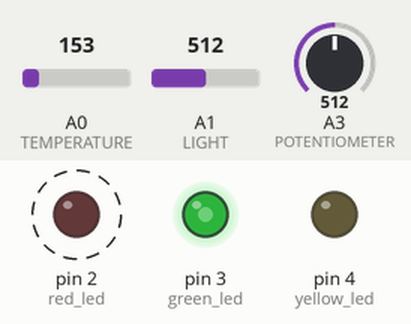
The sketch below on a simulated Arduino Uno, built with avr-gcc and run on an emulated ATmega328P. Parts: output pins drawn as LEDs (lit = HIGH). Dashed ring = blinking. The inputs (shaded band) are chosen by the test bench; at power-on: A0 (TEMPERATURE) = 153, A1 (LIGHT) = 512, A3 (POTENTIOMETER) = 512. What the sketch prints to the serial monitor is not drawn.

Above: at 0.1 s.
1.3 s: A0 (TEMPERATURE) set to 167
At 2.1 s:
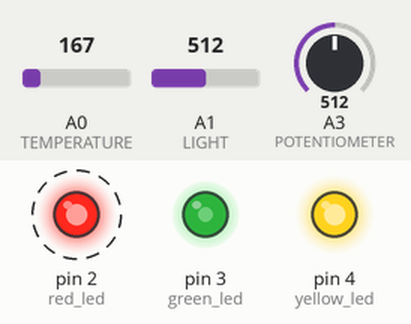
4.3 s: A1 (LIGHT) set to 306
At 5.4 s:
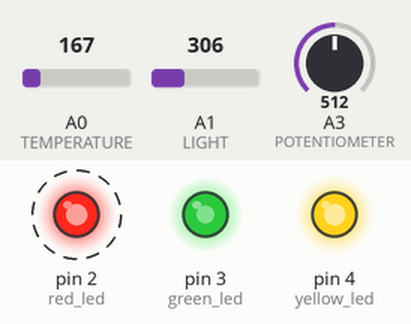
7.3 s: A0 (TEMPERATURE) set to 133
At 8.7 s:
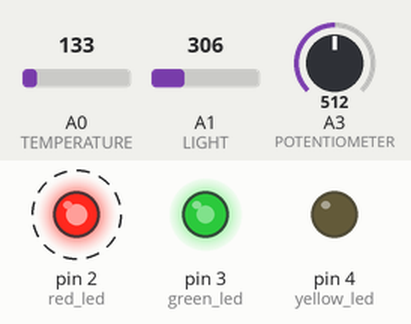
10.3 s: A1 (LIGHT) set to 122
At 10.9 s:
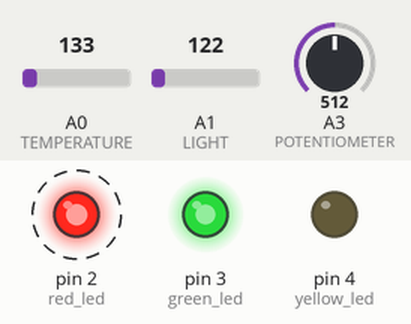
13.3 s: A0 (TEMPERATURE) set to 165
At 14.1 s:
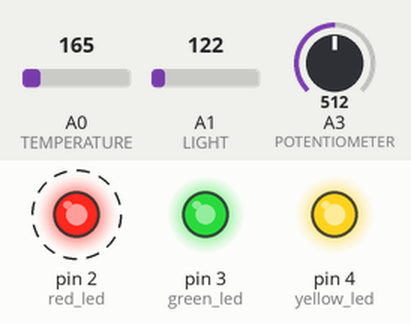
16.3 s: A1 (LIGHT) set to 900
At 17.5 s:
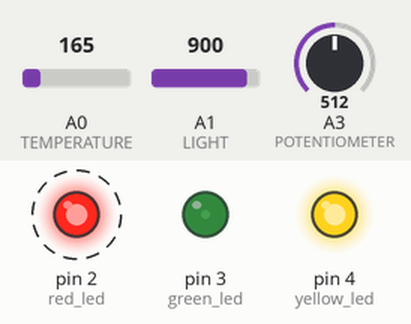
Timing chart, 0 to 20.3 s (numbered marks = the images above; inputs shaded):
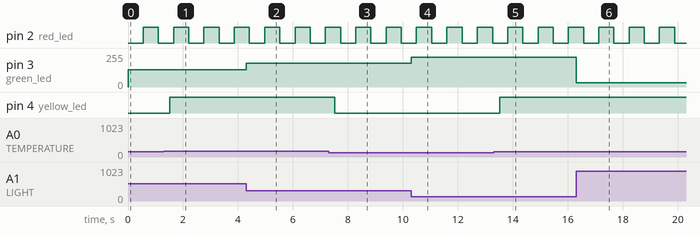

The sketch:

IoT_LAB_2.ino
```cpp
#define TEMPERATURE A0
#define LIGHT A1
#define POTENTIOMETER A3

constexpr uint8_t yellow_led = 4;
constexpr uint8_t green_led = 3;
constexpr uint8_t red_led = 2;

bool p_led_state, t_sensor_state, t_led_state;
long previous_millis = 0;
int temperature_sample = 50, temperature_on_time, temperature_off_time;

void setup()
{
	Serial.begin(9600);
	pinMode(yellow_led, OUTPUT);
	pinMode(red_led, OUTPUT);
	pinMode(green_led, OUTPUT);
}

void loop()
{
	/*
	 *Task Temperature
	 */
	const int t_physic = (analogRead(TEMPERATURE) / 1024.0 * 5.0 - 0.5) * 100;
	Serial.println(t_physic);
	if (t_physic >= 26 && temperature_on_time < temperature_sample) {
		temperature_on_time++;
		if(temperature_off_time > 0)
			temperature_off_time--;
	}
	else if (t_physic >= 26 && temperature_on_time == temperature_sample && t_sensor_state == false) {
		t_led_state = true;
		t_sensor_state = true;
	}
	else if (t_physic < 26 && temperature_off_time < temperature_sample) {
		temperature_off_time++;
		if(temperature_on_time > 0)
			temperature_on_time--;
	}
	else if (t_physic < 26 && temperature_off_time == temperature_sample && t_sensor_state == true) {
		t_led_state = false;
		t_sensor_state = false;
	}
	digitalWrite(yellow_led, t_led_state);

	/*
	 * Task Light
	 */
	const int l = map(analogRead(LIGHT), 0, 1023, 255, 0);
	analogWrite(green_led, l);

	/*
	 * Task Potentiometer
	 */
	const int p = map(analogRead(POTENTIOMETER), 0, 1023, 100, 1000);
	const auto current_millis = millis();
	if (current_millis - previous_millis >= p) {
		previous_millis = current_millis;
		p_led_state = !p_led_state;
		digitalWrite(red_led, p_led_state);
	}
}
```

Measured:
- the behaviour switches between 155 and 156 on A0 (TEMPERATURE) (found by bisection; images 0 and 1)
- after the input at 1.3 s, pin 4 (yellow_led): LOW → HIGH after 0.21 s
- after the input at 4.3 s, pin 3 (green_led): 128/255 → 179/255 at once
- after the input at 7.3 s, pin 4 (yellow_led): HIGH → LOW after 0.21 s
- after the input at 10.3 s, pin 3 (green_led): 179/255 → 225/255 at once
- after the input at 13.3 s, pin 4 (yellow_led): LOW → HIGH after 0.22 s
- after the input at 16.3 s, pin 3 (green_led): 225/255 → 31/255 at once
- by itself, pin 2 (red_led): alternates HIGH for 0.55 s and LOW for 0.55 s
